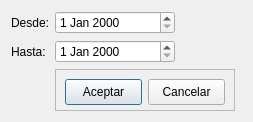
<?xml version="1.0" encoding="UTF-8"?>
<ui version="4.0">
 <class>filtroCargas</class>
 <widget class="QDialog" name="filtroCargas">
  <property name="geometry">
   <rect>
    <x>0</x>
    <y>0</y>
    <width>253</width>
    <height>122</height>
   </rect>
  </property>
  <property name="windowTitle">
   <string>Dialog</string>
  </property>
  <layout class="QFormLayout" name="formLayout">
   <item row="0" column="0">
    <widget class="QLabel" name="label">
     <property name="styleSheet">
      <string notr="true">font: 12pt &quot;MS Shell Dlg 2&quot;;</string>
     </property>
     <property name="text">
      <string>Desde:</string>
     </property>
    </widget>
   </item>
   <item row="0" column="1">
    <widget class="QDateEdit" name="fecha_desde">
     <property name="minimumSize">
      <size>
       <width>120</width>
       <height>0</height>
      </size>
     </property>
     <property name="maximumSize">
      <size>
       <width>120</width>
       <height>16777215</height>
      </size>
     </property>
     <property name="styleSheet">
      <string notr="true">font: 12pt &quot;MS Shell Dlg 2&quot;;</string>
     </property>
    </widget>
   </item>
   <item row="1" column="0">
    <widget class="QLabel" name="label_2">
     <property name="styleSheet">
      <string notr="true">font: 12pt &quot;MS Shell Dlg 2&quot;;</string>
     </property>
     <property name="text">
      <string>Hasta:</string>
     </property>
    </widget>
   </item>
   <item row="1" column="1">
    <widget class="QDateEdit" name="fecha_hasta">
     <property name="minimumSize">
      <size>
       <width>120</width>
       <height>0</height>
      </size>
     </property>
     <property name="maximumSize">
      <size>
       <width>120</width>
       <height>16777215</height>
      </size>
     </property>
     <property name="styleSheet">
      <string notr="true">font: 12pt &quot;MS Shell Dlg 2&quot;;</string>
     </property>
    </widget>
   </item>
   <item row="2" column="1">
    <widget class="QFrame" name="frame">
     <property name="minimumSize">
      <size>
       <width>180</width>
       <height>26</height>
      </size>
     </property>
     <property name="maximumSize">
      <size>
       <width>150</width>
       <height>16777215</height>
      </size>
     </property>
     <property name="frameShape">
      <enum>QFrame::StyledPanel</enum>
     </property>
     <property name="frameShadow">
      <enum>QFrame::Raised</enum>
     </property>
     <layout class="QHBoxLayout" name="horizontalLayout">
      <item>
       <widget class="QPushButton" name="aceptar">
        <property name="minimumSize">
         <size>
          <width>75</width>
          <height>26</height>
         </size>
        </property>
        <property name="maximumSize">
         <size>
          <width>16777215</width>
          <height>26</height>
         </size>
        </property>
        <property name="styleSheet">
         <string notr="true">font: 12pt &quot;MS Shell Dlg 2&quot;;</string>
        </property>
        <property name="text">
         <string>Aceptar</string>
        </property>
       </widget>
      </item>
      <item>
       <widget class="QPushButton" name="pushButton_2">
        <property name="minimumSize">
         <size>
          <width>75</width>
          <height>26</height>
         </size>
        </property>
        <property name="maximumSize">
         <size>
          <width>16777215</width>
          <height>26</height>
         </size>
        </property>
        <property name="styleSheet">
         <string notr="true">font: 12pt &quot;MS Shell Dlg 2&quot;;</string>
        </property>
        <property name="text">
         <string>Cancelar</string>
        </property>
       </widget>
      </item>
     </layout>
    </widget>
   </item>
  </layout>
 </widget>
 <tabstops>
  <tabstop>fecha_desde</tabstop>
  <tabstop>fecha_hasta</tabstop>
  <tabstop>aceptar</tabstop>
  <tabstop>pushButton_2</tabstop>
 </tabstops>
 <resources/>
 <connections/>
</ui>
